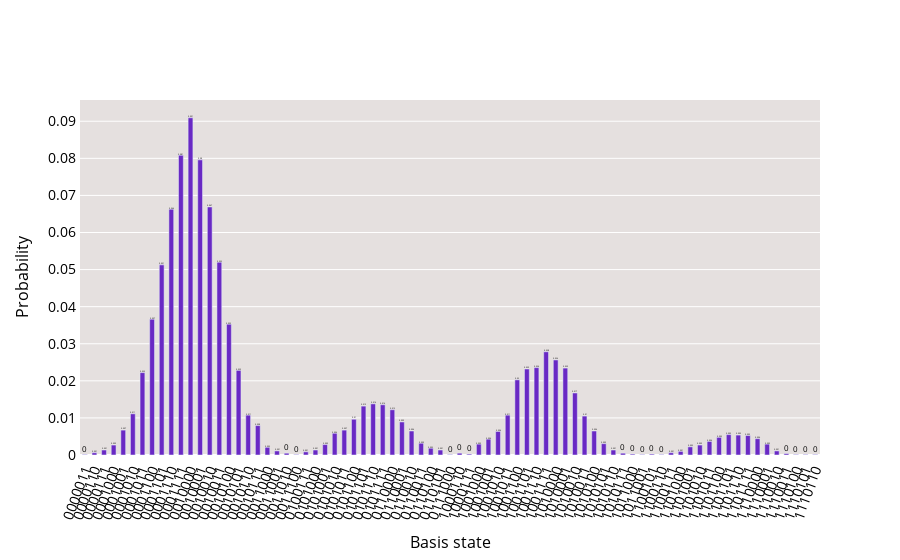

The notebook cell saved with this chart:
### Code cell
probability_distribution(counts)
